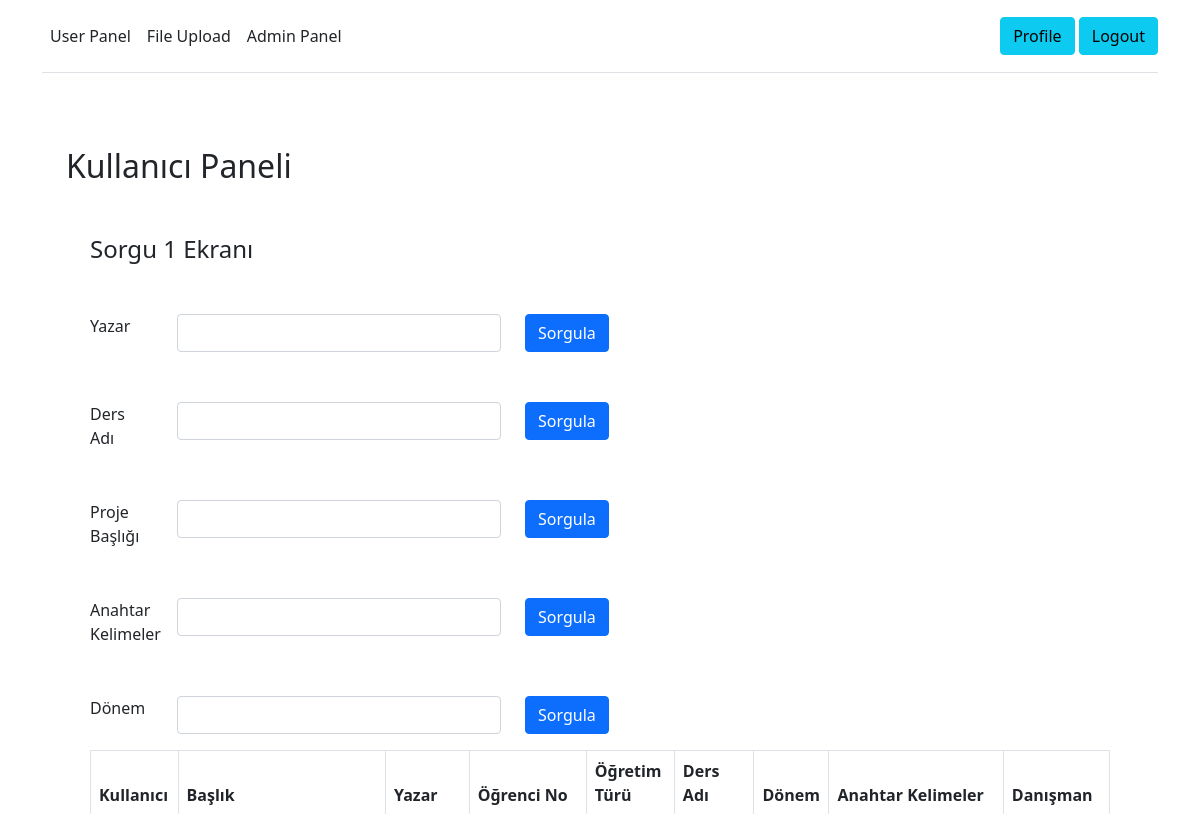
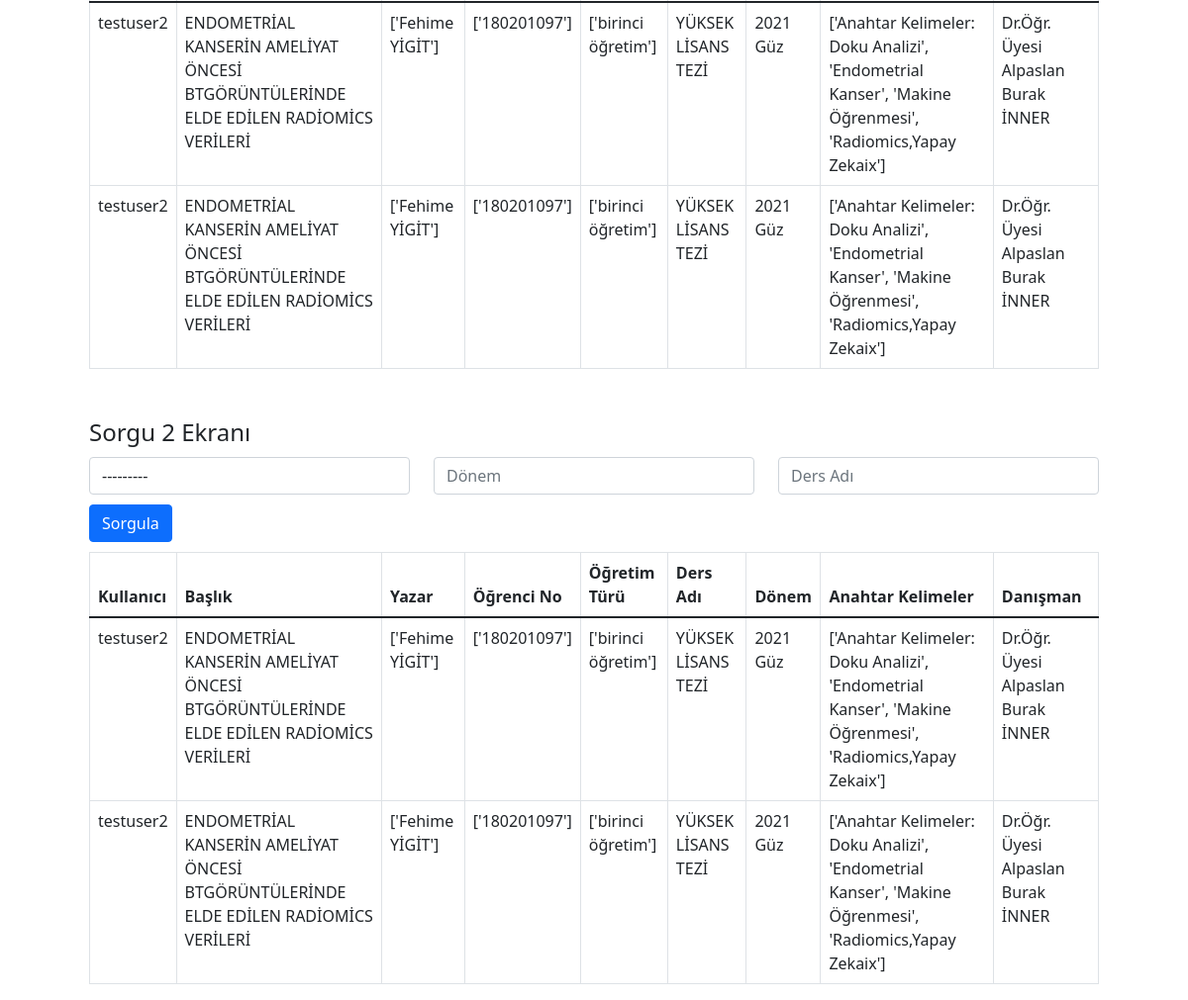
The app's page / (signed in), older data (2 pictures, top to bottom).
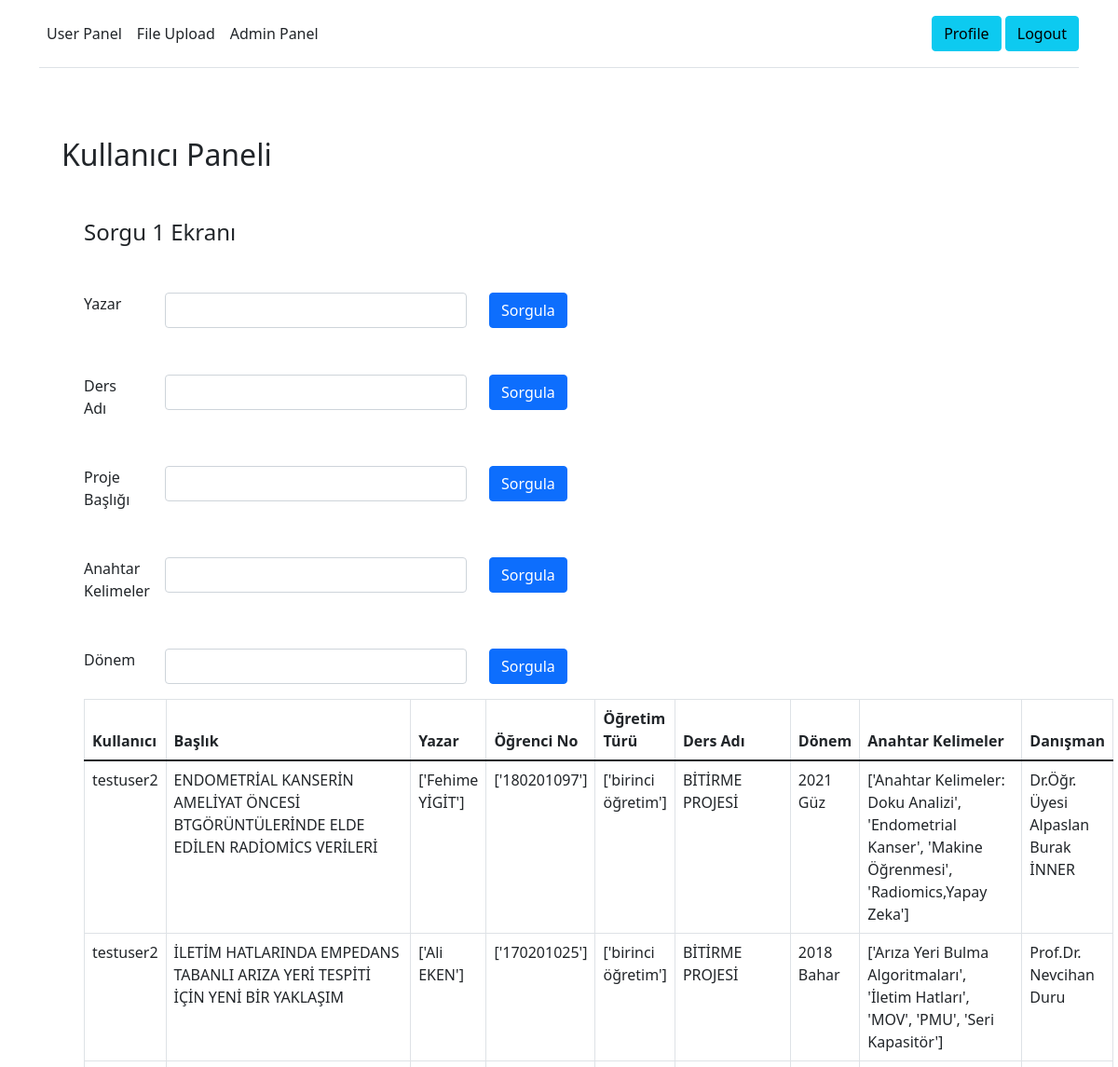
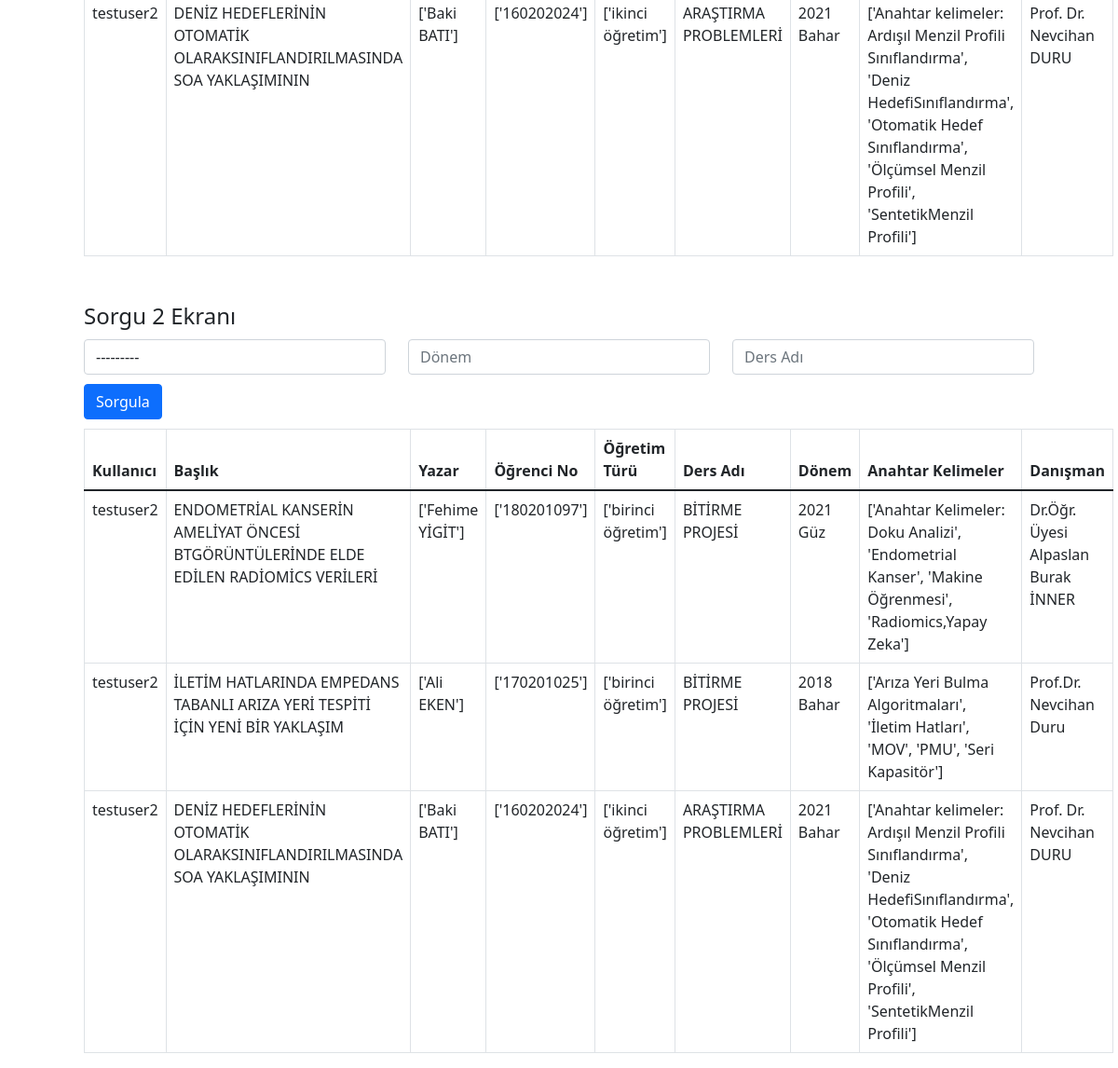
The same page, newer data (2 pictures, top to bottom).
### base/models.py (models this page shows, shortened)
class Document(models.Model):
    name = models.CharField(max_length=200)
    title = models.CharField(max_length=200)
    user = models.ForeignKey(User, on_delete=models.DO_NOTHING)  # the relationship between user and document tables
    author = models.CharField(max_length=200)
    pdf = models.FileField()
    student_id = models.CharField(max_length=20)
    type_of_education = models.CharField(max_length=200)
    lecture_name = models.CharField(max_length=200)
    abstract = models.TextField()
    term = models.CharField(max_length=200)
    keywords = models.CharField(max_length=200)
    advisor = models.CharField(max_length=200)
    jury = models.CharField(max_length=200)

### base/views.py (the view)
# urls.py: path('', views.userPanel, name="userpanel"),
@login_required
def userPanel(request):
    document_list = Document.objects.filter(user=request.user)  # return objects of the logged-in user
    document_filter1 = Query1Filter(request.GET, queryset=document_list)
    document_filter2 = Query2Filter(request.GET, queryset=document_list)
    context = {
        'myFilter1': document_filter1,
        'myFilter2': document_filter2
    }
    return render(request, 'base/userpanel.html', context)

### base/templates/base/userpanel.html (shortened to what this page needs)
{% extends 'base/base.html' %}
{% load static %}
{% load widget_tweaks %}
{% block content %}
    <div class="container">
        <h2 style="margin-top: 50px">Kullanıcı Paneli</h2>
        <div class="container">
            <h4 style="margin-top: 50px">Sorgu 1 Ekranı</h4>
            <form class="form-inline" method="get">
                <div class="form-group mb-1">
                    <div style="margin-top: 50px" class="row mb-3">
                        <div class="col-1 col">
                            <label class="sr-only">Yazar</label>
                        </div>
                        <div class="col-4 col">{% render_field myFilter1.form.author class="form-control" %}</div>
                        <div class="col-4 col">
                            <div class="col-lg-1">
                                <button style="btn: btn-success btn-lg float-right" type="submit"
                                        class="btn btn-primary">Sorgula
                                </button>
                            </div>
                        </div>
                    </div>
                    <div style="margin-top: 50px" class="row mb-3">
                        <div class="col-1 col">
                            <label class="sr-only">Ders Adı</label>
                        </div>
                        <div class="col-4 col">{% render_field myFilter1.form.lecture_name class="form-control" %}</div>
                        <div class="col-4 col">
                            <div class="col-lg-1">
                                <button style="btn: btn-success btn-lg float-right" type="submit"
                                        class="btn btn-primary">Sorgula
                                </button>
                            </div>
                        </div>
                    </div>
                    <div style="margin-top: 50px" class="row mb-3">
                        <div class="col-1 col">
                            <label class="sr-only">Proje Başlığı</label>
                        </div>
                        <div class="col-4 col">{% render_field myFilter1.form.title class="form-control" %}</div>
                        <div class="col-4 col">
                            <div class="col-lg-1">
                                <button style="btn: btn-success btn-lg float-right" type="submit"
                                        class="btn btn-primary">Sorgula
                                </button>
                            </div>
                        </div>
                    </div>
                    <div style="margin-top: 50px" class="row mb-3">
                        <div class="col-1 col">
                            <label class="sr-only">Anahtar Kelimeler</label>
                        </div>
                        <div class="col-4 col">{% render_field myFilter1.form.keywords class="form-control" %}</div>
                        <div class="col-4 col">
                            <div class="col-lg-1">
                                <button style="btn: btn-success btn-lg float-right" type="submit"
                                        class="btn btn-primary">Sorgula
                                </button>
                            </div>
                        </div>
                    </div>
                    <div style="margin-top: 50px" class="row mb-3">
                        <div class="col-1 col">
                            <label class="sr-only">Dönem</label>
                        </div>
                        <div class="col-4 col">{% render_field myFilter1.form.term class="form-control" %}</div>
                        <div class="col-4 col">
                            <div class="col-lg-1">
                                <button style="btn: btn-success btn-lg float-right" type="submit"
                                        class="btn btn-primary">Sorgula
                                </button>
                            </div>
                        </div>
                    </div>
                </div>
            </form>
            <table style="margin-top: 10px" class="table table-bordered">
                <thead>
                <tr>
                    <th scope="col"> Kullanıcı</th>
                    <th scope="col"> Başlık</th>
                    <th scope="col"> Yazar</th>
                    <th scope="col"> Öğrenci No</th>
                    <th scope="col"> Öğretim Türü</th>
                    <th scope="col"> Ders Adı</th>
                    <th scope="col"> Dönem</th>
                    <th scope="col"> Anahtar Kelimeler</th>
                    <th scope="col"> Danışman</th>
                </tr>
                </thead>
                <tbody>
                {% for document in myFilter1.qs %}
                    <tr>
                        <td>{{ document.user }}</td>
                        <td>{{ document.title }}</td>
                        <td>{{ document.author }}</td>
                        <td>{{ document.student_id }}</td>
                        <td>{{ document.type_of_education }}</td>
                        <td>{{ document.lecture_name }}</td>
                        <td>{{ document.term }}</td>
                        <td>{{ document.keywords }}</td>
                        <td>{{ document.advisor }}</td>
                    </tr>
                {% empty %}
                    <tr>
                        <td colspan="5">Veri Yok</td>
                    </tr>
                {% endfor %}
                </tbody>
            </table>
        </div>
        <div class="container">
            <form method="get">
                <div class="col-md-12 well">
                    <h4 style="margin-top: 50px">Sorgu 2 Ekranı</h4>
                    <div style="margin-top: 10px" class="row">
                        <div class="col">
                            {% render_field myFilter2.form.user class="form-control" %}
                        </div>
                        <div class="col">
                            {% render_field myFilter2.form.term class="form-control" placeholder="Dönem" %}
                        </div>
                        <div class="col">
                            {% render_field myFilter2.form.lecture_name class="form-control" placeholder="Ders Adı" %}
                        </div>
                    </div>
                    <button style="margin-top: 10px" type="submit" class="btn btn-primary">
                         Sorgula
                    </button>
                </div>
            </form>
            <table style="margin-top: 10px" class="table table-bordered">
                <thead>
                <tr>
                    <th scope="col"> Kullanıcı</th>
                    <th scope="col"> Başlık</th>
                    <th scope="col"> Yazar</th>
                    <th scope="col"> Öğrenci No</th>
                    <th scope="col"> Öğretim Türü</th>
                    <th scope="col"> Ders Adı</th>
                    <th scope="col"> Dönem</th>
                    <th scope="col"> Anahtar Kelimeler</th>
                    <th scope="col"> Danışman</th>
                </tr>
                </thead>
                <tbody>
                {% for document in myFilter2.qs %}
                    <tr>
                        <td>{{ document.user }}</td>
                        <td>{{ document.title }}</td>
                        <td>{{ document.author }}</td>
                        <td>{{ document.student_id }}</td>
                        <td>{{ document.type_of_education }}</td>
                        <td>{{ document.lecture_name }}</td>
                        <td>{{ document.term }}</td>
                        <td>{{ document.keywords }}</td>
                        <td>{{ document.advisor }}</td>
                    </tr>
                {% empty %}
                    <tr>
                        <td colspan="5">Veri Yok</td>
                    </tr>
                {% endfor %}
                </tbody>
            </table>
        </div>
    </div>
{% endblock content %}

### base/templates/base/base.html (shortened to what this page needs)
{% load static %}
<!DOCTYPE html>
<html lang="en">
<head>
    <link href="https://cdn.jsdelivr.net/npm/bootstrap@5.1.3/dist/css/bootstrap.min.css" rel="stylesheet"
>
    <link rel="stylesheet" href="{% static 'base/main.css' %}">
    <div class="container">
        <header class="d-flex flex-wrap align-items-center justify-content-center justify-content-md-between py-3 mb-4 border-bottom">
            <ul class="nav col-12 col-md-auto mb-2 justify-content-center mb-md-0">
                <li><a href="{% url 'userpanel' %}" class="nav-link px-2 link-dark">User Panel</a></li>
                <li><a href="{% url 'upload' %}" class="nav-link px-2 link-dark">File Upload</a></li>
                <li><a href="{% url 'adminpanel' %}" class="nav-link px-2 link-dark">Admin Panel</a></li>
            </ul>
            <div class="col-md-3 text-end">
                {% if user.is_authenticated %}
                    <a href="{% url 'profile' %}" class="btn btn-info" role="button">Profile</a>
                    <a href="{% url 'logout' %}" class="btn btn-info" role="button">Logout</a>
                {% else %}
                    <a href="{% url 'login' %}" class="btn btn-info" role="button">Login</a>
                {% endif %}
            </div>
        </header>
    </div>
</head>
<body>
<main role="main" class="container">
    <div class="row">
        <div class="col-md-12">
            {% block content %}{% endblock content %}
        </div>
    </div>
</main>
</body>
</html>

Row changes from the older to the newer data that the page shows:
removed Document: user "testuser2", title "ENDOMETRİAL KANSERİN AMELİYAT ÖNCESİ BTGÖRÜNTÜLERİNDE ELDE EDİLEN RADİOMİCS VERİLERİ", author "['Fehime YİGİT']", student_id "['180201097']", type_of_education "['birinci öğretim']", lecture_name "YÜKSEK LİSANS TEZİ", term "2021 Güz", keywords "['Anahtar Kelimeler: Doku Analizi', 'Endometrial Kanser', 'Makine Öğrenmesi', 'Radiomics,Yapay Zekaix']", advisor "Dr.Öğr. Üyesi Alpaslan Burak İNNER"
removed Document: user "testuser2", title "ENDOMETRİAL KANSERİN AMELİYAT ÖNCESİ BTGÖRÜNTÜLERİNDE ELDE EDİLEN RADİOMİCS VERİLERİ", author "['Fehime YİGİT']", student_id "['180201097']", type_of_education "['birinci öğretim']", lecture_name "YÜKSEK LİSANS TEZİ", term "2021 Güz", keywords "['Anahtar Kelimeler: Doku Analizi', 'Endometrial Kanser', 'Makine Öğrenmesi', 'Radiomics,Yapay Zekaix']", advisor "Dr.Öğr. Üyesi Alpaslan Burak İNNER"
added Document: user "testuser2", title "ENDOMETRİAL KANSERİN AMELİYAT ÖNCESİ BTGÖRÜNTÜLERİNDE ELDE EDİLEN RADİOMİCS VERİLERİ", author "['Fehime YİGİT']", student_id "['180201097']", type_of_education "['birinci öğretim']", lecture_name "BİTİRME PROJESİ", term "2021 Güz", keywords "['Anahtar Kelimeler: Doku Analizi', 'Endometrial Kanser', 'Makine Öğrenmesi', 'Radiomics,Yapay Zeka']", advisor "Dr.Öğr. Üyesi Alpaslan Burak İNNER"
added Document: user "testuser2", title "İLETİM HATLARINDA EMPEDANS TABANLI ARIZA YERİ TESPİTİ İÇİN YENİ BİR YAKLAŞIM", author "['Ali EKEN']", student_id "['170201025']", type_of_education "['birinci öğretim']", lecture_name "BİTİRME PROJESİ", term "2018 Bahar", keywords "['Arıza Yeri Bulma Algoritmaları', 'İletim Hatları', 'MOV', 'PMU', 'Seri Kapasitör']", advisor "Prof.Dr. Nevcihan Duru"
added Document: user "testuser2", title "DENİZ HEDEFLERİNİN OTOMATİK OLARAKSINIFLANDIRILMASINDA SOA YAKLAŞIMININ", author "['Baki BATI']", student_id "['160202024']", type_of_education "['ikinci öğretim']", lecture_name "ARAŞTIRMA PROBLEMLERİ", term "2021 Bahar", keywords "['Anahtar kelimeler: Ardışıl Menzil Profili Sınıflandırma', 'Deniz HedefiSınıflandırma', 'Otomatik Hedef Sınıflandırma', 'Ölçümsel Menzil Profili', 'SentetikMenzil Profili']", advisor "Prof. Dr. Nevcihan DURU"
